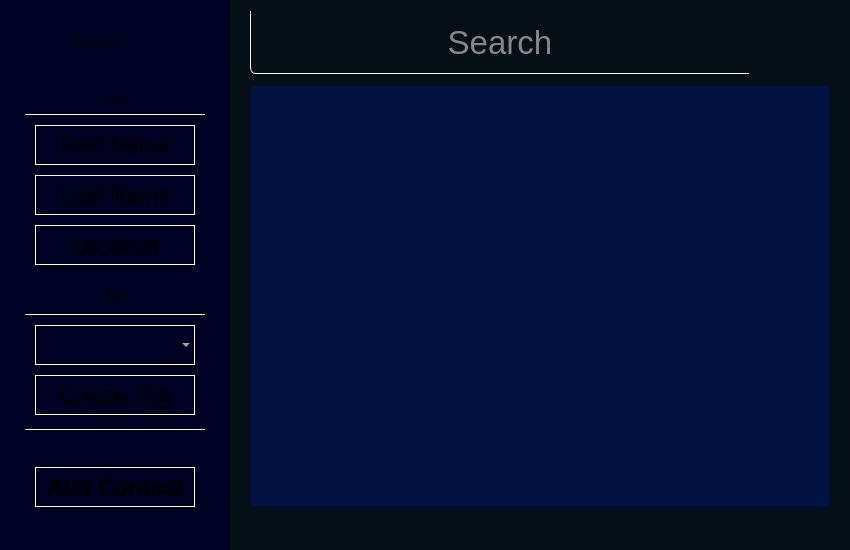
<?xml version="1.0" encoding="UTF-8"?>
<ui version="4.0">
 <class>ContactsWindow</class>
 <widget class="QMainWindow" name="ContactsWindow">
  <property name="geometry">
   <rect>
    <x>0</x>
    <y>0</y>
    <width>850</width>
    <height>550</height>
   </rect>
  </property>
  <property name="minimumSize">
   <size>
    <width>850</width>
    <height>550</height>
   </size>
  </property>
  <property name="maximumSize">
   <size>
    <width>850</width>
    <height>550</height>
   </size>
  </property>
  <property name="windowTitle">
   <string>MainWindow</string>
  </property>
  <property name="styleSheet">
   <string notr="true">QMainWindow{
background: qlineargradient(x1: 0, y1: 0, x2: 1, y2: 0, stop: 0.0 #000022, stop: 0.27058 #000022, stop: 0.27059 #040F16, stop: 1.0 #040F16);
}</string>
  </property>
  <widget class="QWidget" name="centralwidget">
   <widget class="QListWidget" name="list">
    <property name="geometry">
     <rect>
      <x>250</x>
      <y>85</y>
      <width>580</width>
      <height>422</height>
     </rect>
    </property>
    <property name="font">
     <font>
      <pointsize>-1</pointsize>
      <italic>false</italic>
      <bold>true</bold>
     </font>
    </property>
    <property name="styleSheet">
     <string notr="true">QListWidget {
background-color: #001242;
font: 600 23px &quot;Open Sans SemiBold&quot;;
color: white;
}
QListWidget:item:selected {
background: #1DA1F2;
border: none;
}</string>
    </property>
    <property name="verticalScrollBarPolicy">
     <enum>Qt::ScrollBarAlwaysOff</enum>
    </property>
    <property name="horizontalScrollBarPolicy">
     <enum>Qt::ScrollBarAlwaysOff</enum>
    </property>
   </widget>
   <widget class="QPushButton" name="add">
    <property name="geometry">
     <rect>
      <x>35</x>
      <y>467</y>
      <width>160</width>
      <height>40</height>
     </rect>
    </property>
    <property name="font">
     <font>
      <pointsize>17</pointsize>
      <italic>false</italic>
      <bold>true</bold>
     </font>
    </property>
    <property name="cursor">
     <cursorShape>PointingHandCursor</cursorShape>
    </property>
    <property name="styleSheet">
     <string notr="true">QPushButton {
font: 700 17pt &quot;Open Sans&quot;;
background: #000022;
border: 1px solid white;
}
QPushButton:hover {
background: #005384;
}</string>
    </property>
    <property name="text">
     <string>Add Contact</string>
    </property>
   </widget>
   <widget class="QLineEdit" name="ajax">
    <property name="geometry">
     <rect>
      <x>250</x>
      <y>10</y>
      <width>500</width>
      <height>64</height>
     </rect>
    </property>
    <property name="font">
     <font>
      <pointsize>25</pointsize>
      <italic>false</italic>
      <bold>false</bold>
     </font>
    </property>
    <property name="styleSheet">
     <string notr="true">QLineEdit {
font: 300 25pt &quot;Open Sans Light&quot;;
background: #040F16;
border: 1px solid #040F16;
border-bottom: 1px solid white;
border-left: 1px solid white;
border-bottom-left-radius: 6px;
color: white;
}</string>
    </property>
    <property name="alignment">
     <set>Qt::AlignCenter</set>
    </property>
    <property name="placeholderText">
     <string>Search</string>
    </property>
   </widget>
   <widget class="QPushButton" name="s_last">
    <property name="geometry">
     <rect>
      <x>35</x>
      <y>175</y>
      <width>160</width>
      <height>40</height>
     </rect>
    </property>
    <property name="font">
     <font>
      <pointsize>17</pointsize>
      <italic>false</italic>
      <bold>false</bold>
     </font>
    </property>
    <property name="cursor">
     <cursorShape>PointingHandCursor</cursorShape>
    </property>
    <property name="styleSheet">
     <string notr="true">QPushButton {
font: 300 17pt &quot;Open Sans Light&quot;;
background: #000022;
border: 1px solid white;
}
QPushButton:hover {
background: #001242;
}</string>
    </property>
    <property name="text">
     <string>Last Name</string>
    </property>
   </widget>
   <widget class="QPushButton" name="s_first">
    <property name="geometry">
     <rect>
      <x>35</x>
      <y>125</y>
      <width>160</width>
      <height>40</height>
     </rect>
    </property>
    <property name="font">
     <font>
      <pointsize>17</pointsize>
      <italic>false</italic>
      <bold>false</bold>
     </font>
    </property>
    <property name="cursor">
     <cursorShape>PointingHandCursor</cursorShape>
    </property>
    <property name="styleSheet">
     <string notr="true">QPushButton {
font: 300 17pt &quot;Open Sans Light&quot;;
background: #000022;
border: 1px solid white;
}
QPushButton:hover {
background: #001242;
}</string>
    </property>
    <property name="text">
     <string>First Name</string>
    </property>
   </widget>
   <widget class="QLabel" name="account_settings">
    <property name="geometry">
     <rect>
      <x>776</x>
      <y>10</y>
      <width>64</width>
      <height>64</height>
     </rect>
    </property>
    <property name="cursor">
     <cursorShape>PointingHandCursor</cursorShape>
    </property>
    <property name="toolTip">
     <string>&lt;html&gt;&lt;head/&gt;&lt;body&gt;&lt;p&gt;Account Settings&lt;/p&gt;&lt;/body&gt;&lt;/html&gt;</string>
    </property>
    <property name="styleSheet">
     <string notr="true">background: #040F16;</string>
    </property>
    <property name="text">
     <string>&lt;html&gt;&lt;head/&gt;&lt;body&gt;&lt;p align=&quot;center&quot;&gt;&lt;img src=&quot;:/images/Account128.png&quot;/&gt;&lt;/p&gt;&lt;/body&gt;&lt;/html&gt;</string>
    </property>
   </widget>
   <widget class="QLabel" name="contactsLogo">
    <property name="geometry">
     <rect>
      <x>10</x>
      <y>10</y>
      <width>64</width>
      <height>64</height>
     </rect>
    </property>
    <property name="cursor">
     <cursorShape>PointingHandCursor</cursorShape>
    </property>
    <property name="toolTip">
     <string>Home</string>
    </property>
    <property name="styleSheet">
     <string notr="true">background: #000022;</string>
    </property>
    <property name="text">
     <string>&lt;html&gt;&lt;head/&gt;&lt;body&gt;&lt;p align=&quot;center&quot;&gt;&lt;img src=&quot;:/images/logo64.png&quot;/&gt;&lt;/p&gt;&lt;/body&gt;&lt;/html&gt;</string>
    </property>
   </widget>
   <widget class="QLabel" name="contactsLogoText">
    <property name="geometry">
     <rect>
      <x>74</x>
      <y>10</y>
      <width>146</width>
      <height>64</height>
     </rect>
    </property>
    <property name="cursor">
     <cursorShape>PointingHandCursor</cursorShape>
    </property>
    <property name="toolTip">
     <string>Home</string>
    </property>
    <property name="styleSheet">
     <string notr="true">font: 300 28pt &quot;Open Sans Light&quot;;
background: #000022;</string>
    </property>
    <property name="text">
     <string>Contacts</string>
    </property>
   </widget>
   <widget class="QLabel" name="sortLabel">
    <property name="geometry">
     <rect>
      <x>25</x>
      <y>85</y>
      <width>180</width>
      <height>30</height>
     </rect>
    </property>
    <property name="styleSheet">
     <string notr="true">font: 300 19pt &quot;Open Sans Light&quot;;
background: #000022;
border-bottom: 1px solid white;</string>
    </property>
    <property name="text">
     <string>Sort</string>
    </property>
    <property name="alignment">
     <set>Qt::AlignCenter</set>
    </property>
   </widget>
   <widget class="QPushButton" name="s_location">
    <property name="geometry">
     <rect>
      <x>35</x>
      <y>225</y>
      <width>160</width>
      <height>40</height>
     </rect>
    </property>
    <property name="font">
     <font>
      <pointsize>17</pointsize>
      <italic>false</italic>
      <bold>false</bold>
     </font>
    </property>
    <property name="cursor">
     <cursorShape>PointingHandCursor</cursorShape>
    </property>
    <property name="styleSheet">
     <string notr="true">QPushButton {
font: 300 17pt &quot;Open Sans Light&quot;;
background: #000022;
border: 1px solid white;
}
QPushButton:hover {
background: #001242;
}</string>
    </property>
    <property name="text">
     <string>Location</string>
    </property>
   </widget>
   <widget class="QComboBox" name="s_tags">
    <property name="geometry">
     <rect>
      <x>35</x>
      <y>325</y>
      <width>160</width>
      <height>40</height>
     </rect>
    </property>
    <property name="cursor">
     <cursorShape>PointingHandCursor</cursorShape>
    </property>
    <property name="focusPolicy">
     <enum>Qt::WheelFocus</enum>
    </property>
    <property name="layoutDirection">
     <enum>Qt::LeftToRight</enum>
    </property>
    <property name="styleSheet">
     <string notr="true">QComboBox {
font: 300 12pt &quot;Open Sans Light&quot;;
background: #000022;
border: 1px solid white;
color: white;
}
QComboBox:hover {
background: #001242;
}</string>
    </property>
    <property name="editable">
     <bool>false</bool>
    </property>
    <property name="insertPolicy">
     <enum>QComboBox::InsertAlphabetically</enum>
    </property>
    <property name="placeholderText">
     <string/>
    </property>
   </widget>
   <widget class="QLabel" name="tagsLabe">
    <property name="geometry">
     <rect>
      <x>25</x>
      <y>275</y>
      <width>180</width>
      <height>40</height>
     </rect>
    </property>
    <property name="styleSheet">
     <string notr="true">font: 300 19pt &quot;Open Sans Light&quot;;
background: #000022;
border-bottom: 1px solid white;</string>
    </property>
    <property name="text">
     <string>Tags</string>
    </property>
    <property name="alignment">
     <set>Qt::AlignCenter</set>
    </property>
   </widget>
   <widget class="QPushButton" name="createTag">
    <property name="geometry">
     <rect>
      <x>35</x>
      <y>375</y>
      <width>160</width>
      <height>40</height>
     </rect>
    </property>
    <property name="font">
     <font>
      <pointsize>17</pointsize>
      <italic>false</italic>
      <bold>false</bold>
     </font>
    </property>
    <property name="cursor">
     <cursorShape>PointingHandCursor</cursorShape>
    </property>
    <property name="styleSheet">
     <string notr="true">QPushButton {
font: 300 17pt &quot;Open Sans Light&quot;;
background: #000022;
border: 1px solid white;
}
QPushButton:hover {
background: #001242;
}</string>
    </property>
    <property name="text">
     <string>Create Tag</string>
    </property>
   </widget>
   <widget class="QLabel" name="addBorder">
    <property name="geometry">
     <rect>
      <x>25</x>
      <y>425</y>
      <width>180</width>
      <height>5</height>
     </rect>
    </property>
    <property name="styleSheet">
     <string notr="true">font: 300 19pt &quot;Open Sans Light&quot;;
background: #000022;
border-bottom: 1px solid white;</string>
    </property>
    <property name="text">
     <string/>
    </property>
    <property name="alignment">
     <set>Qt::AlignCenter</set>
    </property>
   </widget>
  </widget>
 </widget>
 <resources/>
 <connections/>
</ui>
